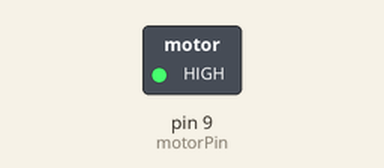
Bench run of a sketch on a simulated Arduino Uno, built with avr-gcc and run on an emulated ATmega328P. Shown: switched loads named in the sketch (green lamp = pin HIGH).

Above: at 1.0 s.
At 3.0 s:
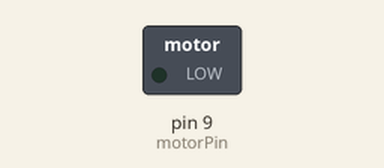
Timing chart, 0 to 5.2 s (numbered marks = the images above):
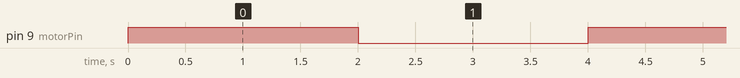

The sketch:

31_dc_motor.ino
```cpp
const int motorPin = 9; // Pin connected to the base of the transistor

void setup() {
  pinMode(motorPin, OUTPUT);
}

void loop() {
  // Turn motor on
  digitalWrite(motorPin, HIGH);
  delay(2000); // Run for 2 seconds

  // Turn motor off
  digitalWrite(motorPin, LOW);
  delay(2000); // Stop for 2 seconds
}
```

Measured:
- by itself, pin 9 (motorPin): alternates HIGH for 2.0 s and LOW for 2.0 s
